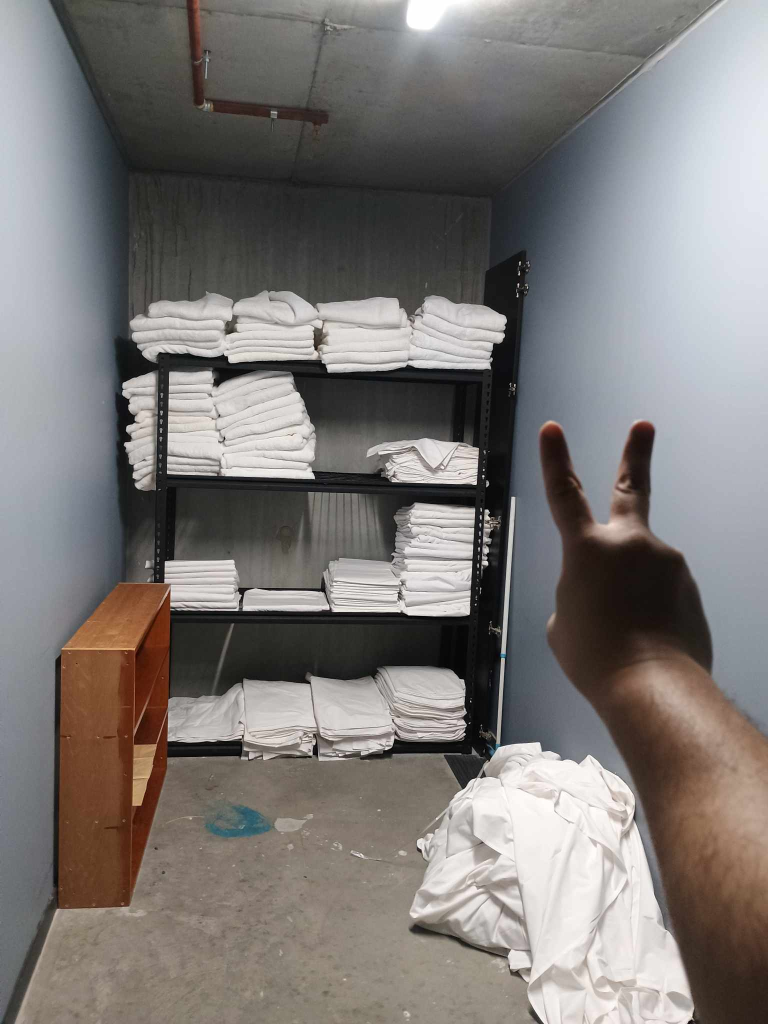
#> input picture scripts/sheets.jpg, 1536 x 2048 px (shown at 1/2 size)
$ python main.py
#> lines starting #> are read from the running program, lines starting #| are printed output that depends on the picture; after the words box and inside, x2 and y2 are one past the last pixel; in counts of white or black regions, pixels touching at a corner belong together
#> in crop_and_skew, image is the input picture: shape (2048, 1536, 3); mean B, G, R 118.9, 121.1, 125.2
#> in crop_and_skew, `warped = cv2.warpPerspective(image, M, (width, height))`:
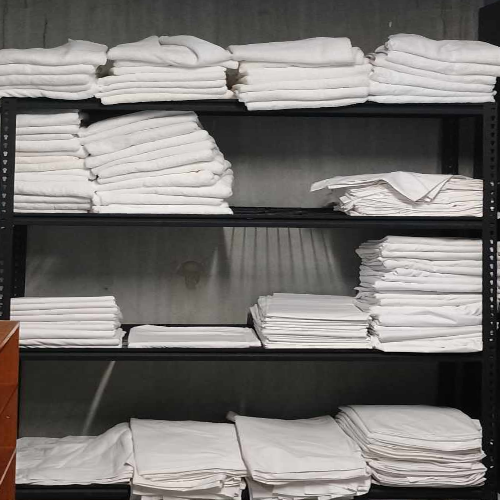
#> warped: shape (500, 500, 3); mean B, G, R 113.7, 116.4, 119.3
import cv2
import numpy as np
from skimage.feature import local_binary_pattern

def segment_linen_by_color(image, lower_color, upper_color):
    # Convert the image to HSV color space
    hsv = cv2.cvtColor(image, cv2.COLOR_BGR2HSV)

    # Create a binary mask using the color range
    mask = cv2.inRange(hsv, lower_color, upper_color)

    # Refine the mask using morphological operations (optional)
    kernel = np.ones((5, 5), np.uint8)
    mask = cv2.morphologyEx(mask, cv2.MORPH_CLOSE, kernel)
    mask = np.where(mask > 0, 255, 0).astype(np.uint8)

    return mask

def extract_texture_features(image):
    # Convert the image to grayscale
    gray = cv2.cvtColor(image, cv2.COLOR_BGR2GRAY)

    # Apply LBP (Local Binary Patterns) for texture analysis
    radius = 1  # Radius of LBP neighborhood
    n_points = 8 * radius  # Number of points around the circle
    lbp = local_binary_pattern(gray, n_points, radius, method='uniform')

    # Compute the histogram of LBP values
    lbp_hist, _ = np.histogram(lbp.ravel(), bins=np.arange(0, 11), range=(0, 10))
    lbp_hist = lbp_hist.astype('float')
    lbp_hist /= (lbp_hist.sum() + 1e-6)  # Normalize histogram

    return lbp_hist

def combine_color_and_texture(image, lower_color, upper_color):
    # Step 1: Color segmentation
    color_mask = segment_linen_by_color(image, lower_color, upper_color)

    # Step 2: Texture analysis (LBP)
    lbp_hist = extract_texture_features(image)

    # Step 3: Combine the two (color + texture)
    # Here you can choose to combine the results in various ways:
    # 1. Apply the color mask on the image to isolate linens
    color_segmented_image = cv2.bitwise_and(image, image, mask=color_mask)

    # 2. Use texture features to identify linens based on fabric texture
    # You could use LBP histograms for further classification or refinement

    return color_segmented_image, lbp_hist


def overlay_section_info(image, sections_with_types, grid=(4, 4)):
    """
    Overlay the section information (linen type and percentage of white) and grid divisions onto the image.

    Parameters:
        image (np.ndarray): The skewed/cropped image.
        sections_with_types (list): Sections with percentage and linen type.
        grid (tuple): Grid dimensions (rows, cols) for sectioning.

    Returns:
        image_with_overlay (np.ndarray): The image with section info and grid overlayed.
    """
    height, width = image.shape[:2]
    rows, cols = grid
    section_height = height // rows
    section_width = width // cols

    image_with_overlay = image.copy()

    # Loop through each section and overlay text
    for section in sections_with_types:
        row, col = section['row'], section['col']
        y1, y2 = row * section_height, (row + 1) * section_height
        x1, x2 = col * section_width, (col + 1) * section_width

        # Draw the grid line (rectangle)
        cv2.rectangle(image_with_overlay, (x1, y1), (x2, y2), (0, 255, 0), 2)

        # Text to overlay (linen type and white ratio percentage)
        text = f"{section['linen_type']} ({section['white_ratio']*100:.1f}%)"
        position = (x1 + 5, y1 + 15)

        # Put text on the image (linen type and white percentage)
        cv2.putText(image_with_overlay, text, position, cv2.FONT_HERSHEY_SIMPLEX, 0.2, (255, 255, 255), 1, cv2.LINE_AA)

    # Overlay grid divisions (lines between sections)
    for row in range(1, rows):
        y = row * section_height
        cv2.line(image_with_overlay, (0, y), (width, y), (255, 0, 0), 2)  # Horizontal lines

    for col in range(1, cols):
        x = col * section_width
        cv2.line(image_with_overlay, (x, 0), (x, height), (255, 0, 0), 2)  # Vertical lines

    return image_with_overlay

def assign_linen_types(sections, linen_types):
    """
    Assigns linen types to sections based on a predefined list of linen types.

    Parameters:
        sections (list of dicts): The section data with white pixel ratios.
        linen_types (list): List of linen types in order, should match the grid's size.

    Returns:
        sections_with_types (list): Updated section data with linen types assigned.
    """
    if len(sections) != len(linen_types):
        raise ValueError("Number of linen types must match the number of sections.")

    for i, section in enumerate(sections):
        section['linen_type'] = linen_types[i]

    return sections

def analyze_sections(image, grid=(4, 4), white_threshold=200):
    """
    Divides an image into a grid and calculates the percentage of white pixels per section.

    Parameters:
        image (np.ndarray): The skewed/cropped image.
        grid (tuple): Number of (rows, cols) to split the image into.
        white_threshold (int): Pixel intensity threshold to consider as "white".

    Returns:
        section_data (list of dicts): Each dict has position, white pixel ratio, and linen type.
    """
#> called with grid = (10, 10), white_threshold = 200
    height, width = image.shape[:2]
#> height = 500; width = 500
    rows, cols = grid
    section_height = height // rows
#> section_height = 50
    section_width = width // cols
#> section_width = 50

    section_data = []

    # Define color range for linens (off-white color range in HSV)
    lower_color = np.array([0, 0, 180])  # Lower bound
    upper_color = np.array([180, 60, 255])  # Upper bound

    # Convert to grayscale
    #gray = cv2.cvtColor(image, cv2.COLOR_BGR2GRAY)
    segmented_image, lbp_features = combine_color_and_texture(image, lower_color, upper_color)
#> in segment_linen_by_color, `hsv = cv2.cvtColor(image, cv2.COLOR_BGR2HSV)`: hsv: shape (500, 500, 3); mean H, S, V 25.8, 15.3, 119.6
#> in segment_linen_by_color, `mask = cv2.inRange(hsv, lower_color, upper_color)`:
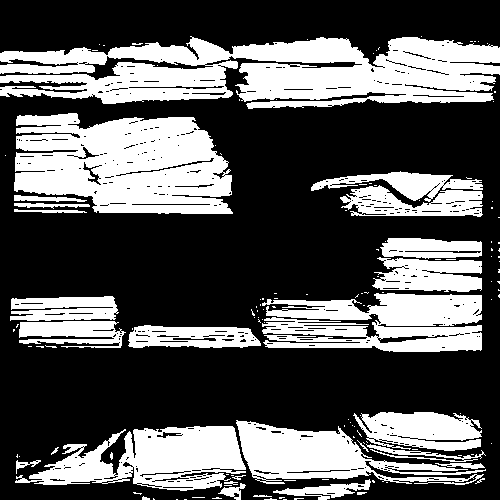
#> mask: shape (500, 500); 35% white; 140 white regions (112 under 20 px), largest, box (x1, y1, x2, y2) and area: (0, 36, 500, 109) 23821, (14, 113, 233, 214) 16700, (262, 293, 482, 352) 9371
#> in segment_linen_by_color, `mask = cv2.morphologyEx(mask, cv2.MORPH_CLOSE, kernel)`: mask: shape (500, 500); 40.7% white; 33 white regions (25 under 20 px), largest, box (x1, y1, x2, y2) and area: (0, 36, 500, 109) 27236, (15, 412, 486, 500) 25024, (10, 238, 482, 352) 24403
#> in extract_texture_features, `lbp = local_binary_pattern(gray, n_points, radius, method='uniform')`:
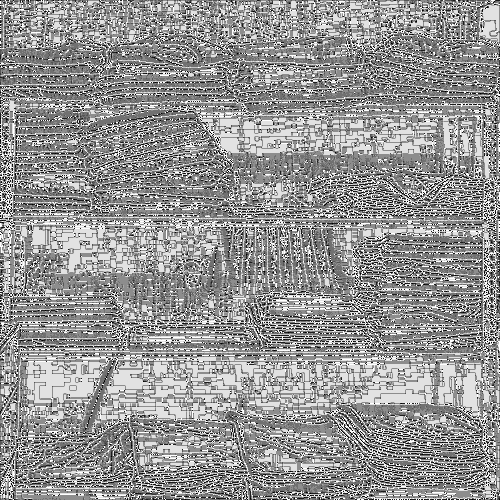
#> lbp: shape (500, 500) float64; min 0, max 9, mean 5.27; drawn with min black and max white
#> in extract_texture_features, `lbp_hist, _ = np.histogram(lbp.ravel(), bins=np.arange(0, 11), range=(..`: lbp_hist = [5638, 16974, 5518, 19220, 49695, 55722, 12730, 20232, 42734, 21537]
#> in extract_texture_features, `lbp_hist /= (lbp_hist.sum() + 1e-6)`: lbp_hist = [0.0226, 0.0679, 0.0221, 0.0769, 0.199, 0.223, 0.0509, 0.0809, 0.171, 0.0861]
#> in combine_color_and_texture, `color_segmented_image = cv2.bitwise_and(image, image, mask=color_mask)`:
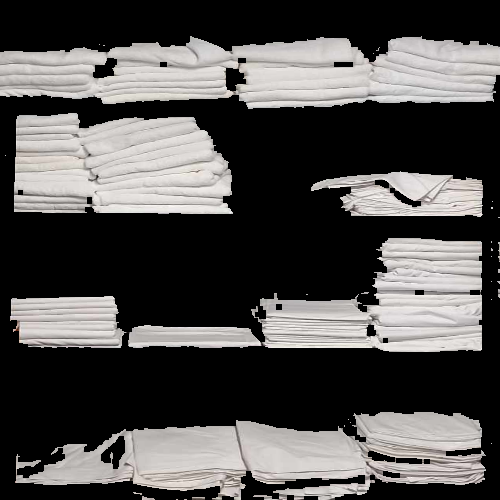
#> color_segmented_image: shape (500, 500, 3); mean B, G, R 79, 80.1, 81.9
#> lbp_features has the same summary as lbp_hist in extract_texture_features
    segmented_image = cv2.cvtColor(segmented_image, cv2.COLOR_BGR2GRAY)
    cv2.imshow("Image with Section Info", segmented_image)
    cv2.waitKey(0)
    cv2.destroyAllWindows()

    for row in range(rows):
        for col in range(cols):
            y1 = row * section_height
            y2 = (row + 1) * section_height
            x1 = col * section_width
            x2 = (col + 1) * section_width

            section = segmented_image[y1:y2, x1:x2]
            total_pixels = section.size
            white_pixels = cv2.countNonZero(cv2.threshold(section, white_threshold, 255, cv2.THRESH_BINARY)[1])
            white_ratio = white_pixels / total_pixels

            section_data.append({
                'row': row,
                'col': col,
                'white_ratio': white_ratio,
                'status': 'full' if white_ratio > 0.8 else 'partial' if white_ratio > 0.2 else 'empty'
            })
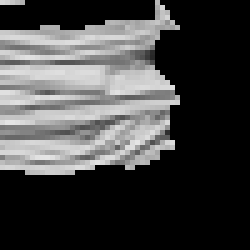
#> section: shape (50, 50) (shown 5 times larger); min 0, max 229, mean 67.2
#> after the loop, section_data = 100 items

    return section_data

def crop_and_skew(image_path, coords, output_size=(500, 500)):
    """
    Crops and applies a perspective transform to the specified region of an image.

    Parameters:
        image_path (str): Path to the input image.
        coords (list): List of four (x, y) tuples for the corners in the order:
                       top-left, top-right, bottom-right, bottom-left.
        output_size (tuple): Size of the output image (width, height).

    Returns:
        warped (np.ndarray): The transformed (cropped + skewed) image.
    """
    image = cv2.imread(image_path)
    if image is None:
        raise ValueError("Image not found or invalid path")

    pts_src = np.array(coords, dtype="float32")
    width, height = output_size

    # Define destination points to map to
    pts_dst = np.array([
        [0, 0],
        [width - 1, 0],
        [width - 1, height - 1],
        [0, height - 1]
    ], dtype="float32")

    # Compute the perspective transform matrix
    M = cv2.getPerspectiveTransform(pts_src, pts_dst)
    warped = cv2.warpPerspective(image, M, (width, height))

    return warped

# Example usage
if __name__ == "__main__":
    coords = [(316, 494), (999, 526), (945, 1505), (315, 1512)]  # Sample coordinates
    skewed_image = crop_and_skew("sheets.jpg", coords)

    cv2.imshow("Cropped and Skewed", skewed_image)
    cv2.waitKey(0)
    cv2.destroyAllWindows()
	# Analyze sections
    sections = analyze_sections(skewed_image, grid=(10, 10))
#> sections = 100 items

    # Define linen types for each section (manual assignment based on your image layout)
    linen_types = [
		'King', 'Single', 'Towel', 'FaceTowel', 'King', 'Single', 'Towel', 'FaceTowel',
		'King', 'Single', 'Towel', 'FaceTowel', 'King', 'Single', 'Towel', 'FaceTowel',
		'King', 'Single', 'Towel', 'FaceTowel', 'King', 'Single', 'Towel', 'FaceTowel',
		'King', 'Single', 'Towel', 'FaceTowel', 'King', 'Single', 'Towel', 'FaceTowel',
		'King', 'Single', 'Towel', 'FaceTowel', 'King', 'Single', 'Towel', 'FaceTowel',
		'King', 'Single', 'Towel', 'FaceTowel', 'King', 'Single', 'Towel', 'FaceTowel',
		'King', 'Single', 'Towel', 'FaceTowel', 'King', 'Single', 'Towel', 'FaceTowel',
		'King', 'Single', 'Towel', 'FaceTowel', 'King', 'Single', 'Towel', 'FaceTowel',
		'King', 'Single', 'Towel', 'FaceTowel', 'King', 'Single', 'Towel', 'FaceTowel',
		'King', 'Single', 'Towel', 'FaceTowel', 'King', 'Single', 'Towel', 'FaceTowel'
	]
    linen_types_grid = [[None for _ in range(10)] for _ in range(10)]
    linen_types = [item for row in linen_types_grid for item in row]

    # Assign linen types to sections
    sections_with_types = assign_linen_types(sections, linen_types)
#> the loop in assign_linen_types, `for i, section in enumerate(sections):` made 100 passes
#> sections_with_types = 100 items

    # Print out section data
    for s in sections_with_types:
        print(f"Section ({s['row']}, {s['col']}): {s['white_ratio']*100:.1f}% white → {s['status']} → Linen Type: {s['linen_type']}")
#> this loop made 100 passes
#| Section (0, 0): 0.0% white → empty → Linen Type: None
#| Section (0, 1): 0.0% white → empty → Linen Type: None
#| Section (0, 2): 0.0% white → empty → Linen Type: None
#| Section (0, 3): 1.2% white → empty → Linen Type: None
#| Section (0, 4): 3.2% white → empty → Linen Type: None
#| Section (0, 5): 0.0% white → empty → Linen Type: None
#| Section (0, 6): 7.1% white → empty → Linen Type: None
#| Section (0, 7): 2.0% white → empty → Linen Type: None
#> (further printed lines are left out)

    # Overlay the section info and grid divisions onto the image
    image_with_overlay = overlay_section_info(skewed_image, sections_with_types,grid=(10,10))
#> the loop in overlay_section_info, `for section in sections_with_types:` made 100 passes
#> (row, col, y1, y2, x1, x2, text, position) on passes 1 to 12: (0, 0, 0, 50, 0, 50, 'None (0.0%)', (5, 15)), (0, 1, 0, 50, 50, 100, 'None (0.0%)', (55, 15)), (0, 2, 0, 50, 100, 150, 'None (0.0%)', (105, 15)), (0, 3, 0, 50, 150, 200, 'None (1.2%)', (155, 15)), (0, 4, 0, 50, 200, 250, 'None (3.2%)', (205, 15)), (0, 5, 0, 50, 250, 300, 'None (0.0%)', (255, 15)), (0, 6, 0, 50, 300, 350, 'None (7.1%)', (305, 15)), (0, 7, 0, 50, 350, 400, 'None (2.0%)', (355, 15)), (0, 8, 0, 50, 400, 450, 'None (7.0%)', (405, 15)), (0, 9, 0, 50, 450, 500, 'None (0.3%)', (455, 15)), (1, 0, 50, 100, 0, 50, 'None (29.4%)', (5, 65)), (1, 1, 50, 100, 50, 100, 'None (41.6%)', (55, 65))
#> after the loop in overlay_section_info, `for row in range(1, rows):`:
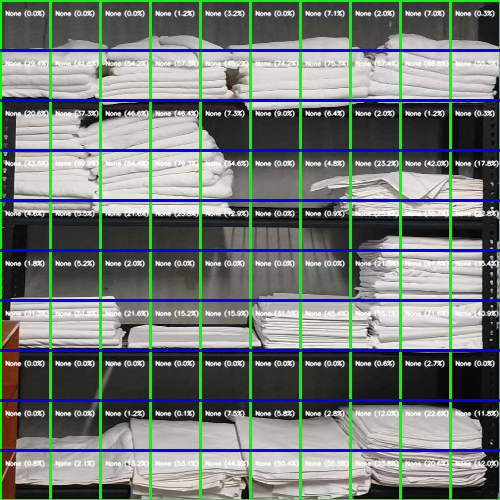
#> image_with_overlay: shape (500, 500, 3); mean B, G, R 121, 125.5, 112
#> after the loop in overlay_section_info, `for col in range(1, cols):`:
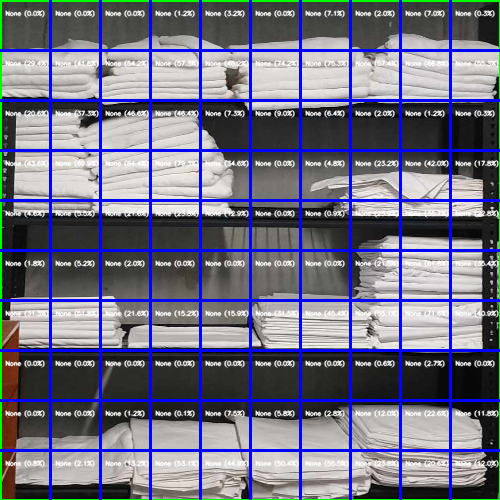
#> image_with_overlay: shape (500, 500, 3); 5.11% of pixels changed, all inside (x1, y1, x2, y2) = (49, 0, 452, 500)

    # Show the image with overlays
    cv2.imshow("Image with Section Info", image_with_overlay)
    cv2.waitKey(0)
    cv2.destroyAllWindows()
